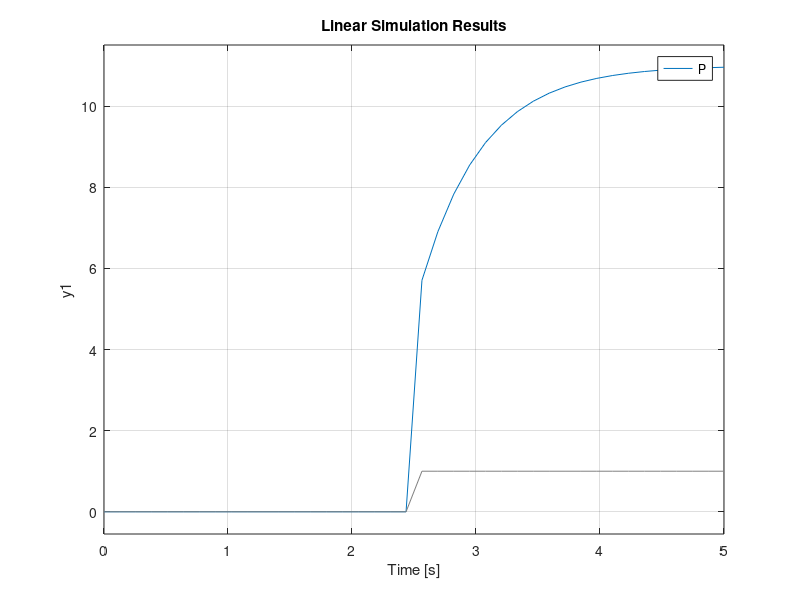
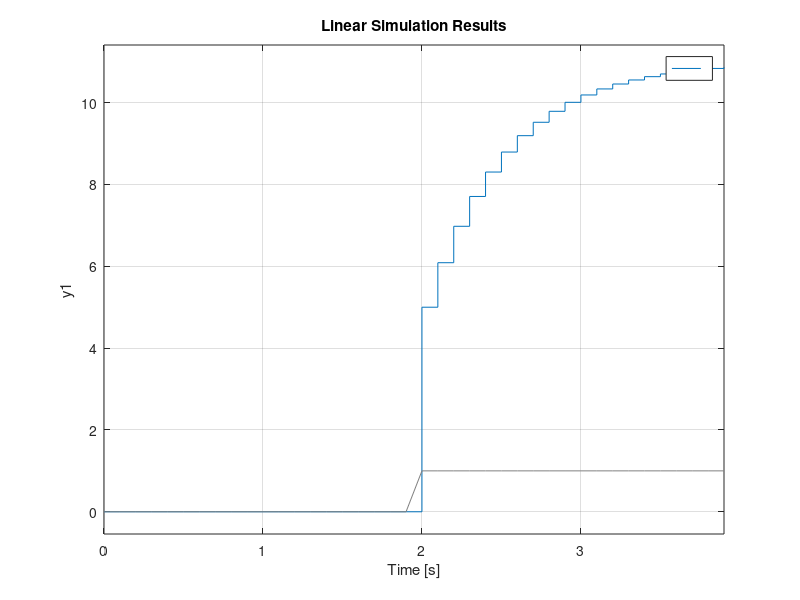
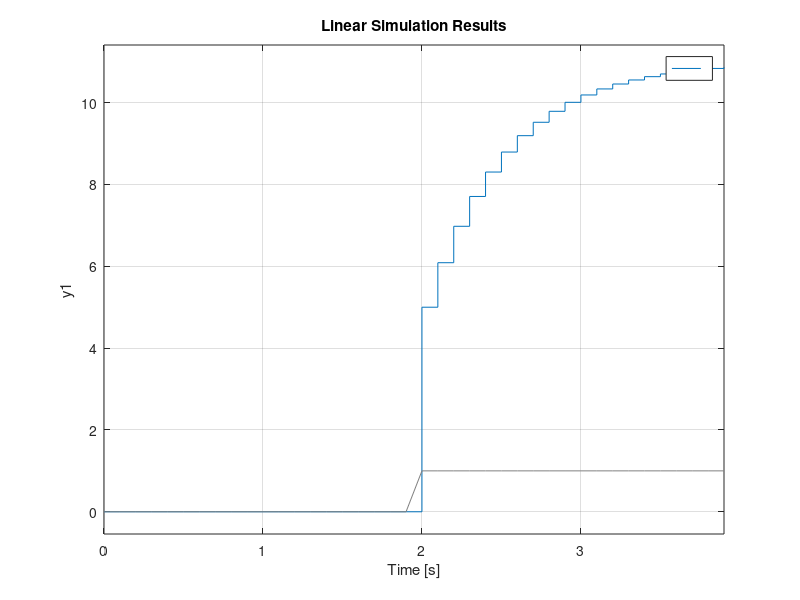
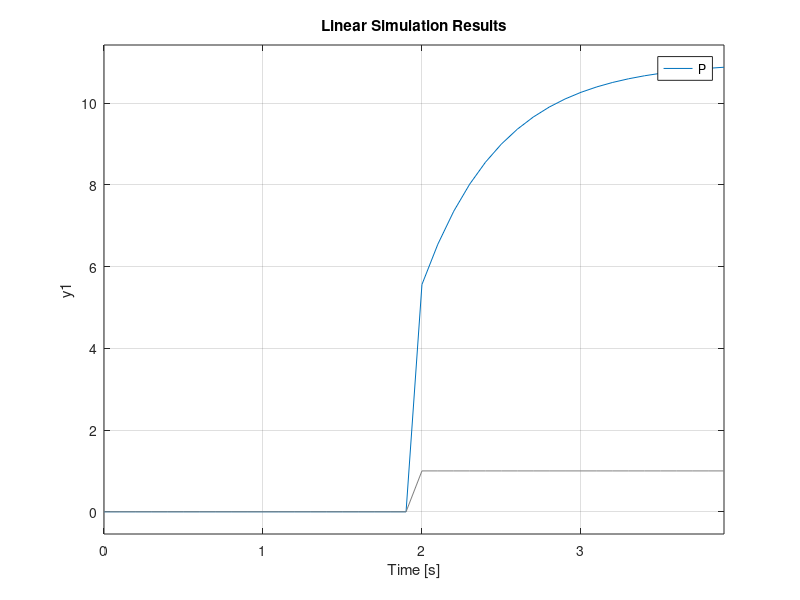

Reproduce these figures in MATLAB, in order.
P = ss (-2, 3, 4, 5);

u = [zeros(1, 20), ones(1, 20)];
t = 5;

figure (1)
lsim (P, u, t)
% lsim (P, u)

figure (2)
lsim (c2d (P, 0.1), u)

figure (3)
lsim (c2d (P, 0.1), u, 3.9)

% figure (4)
% lsim (c2d (P, 0.1), u, 0:0.1:3.9)
% lsim (Boeing707, ones (10, 2), 0:9)


t = 0:0.1:3.9;
figure (4)
lsim (P, u, t)

figure (5)
lsim (P, u, t+100)  # This one works, ...

figure (6)
lsim (P, u, t+30)   # ... but I have no idea why this one fails!